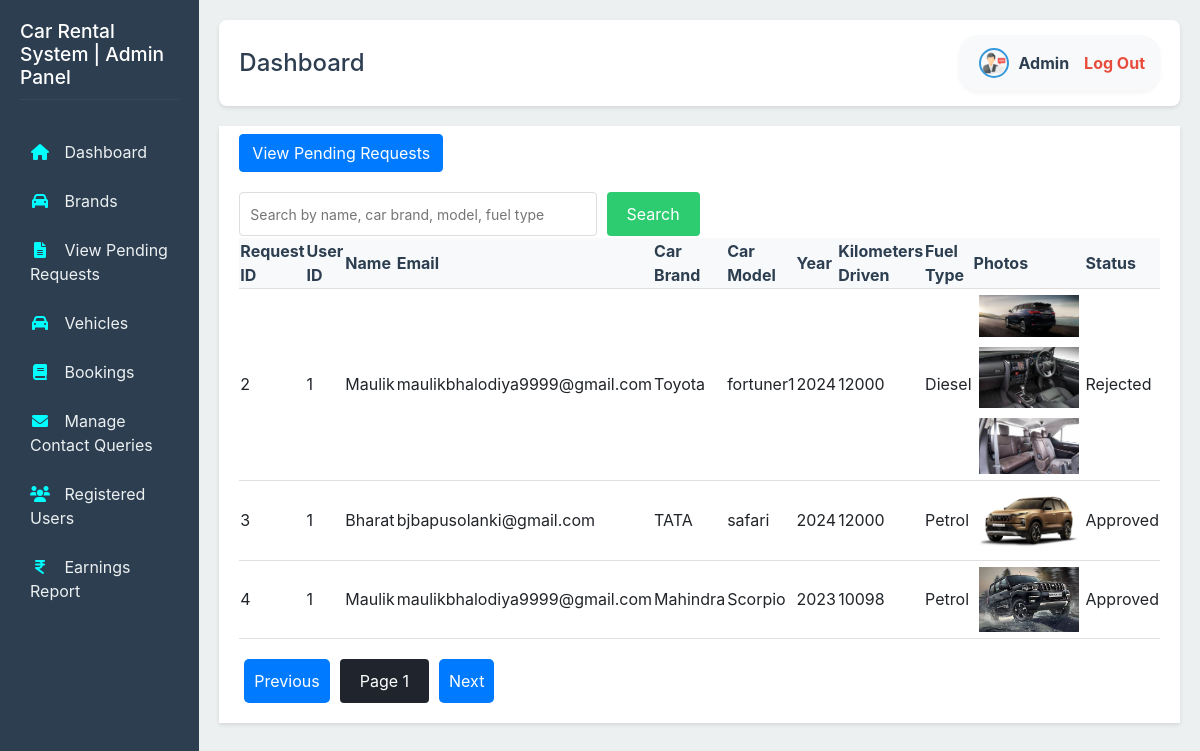
Page /admin/admin_view_requests.php?view=history (signed in) on the committed database.
### tables this page shows
CREATE TABLE `car_rent_requests` (
  `id` int(11) NOT NULL,
  `user_id` int(11) NOT NULL,
  `name` varchar(255) NOT NULL,
  `email` varchar(100) NOT NULL,
  `address` text NOT NULL,
  `car_brand` varchar(255) NOT NULL,
  `car_model` varchar(255) NOT NULL,
  `year` int(11) NOT NULL,
  `kilometers_driven` int(11) NOT NULL,
  `fuel_type` varchar(50) NOT NULL,
  `status` enum('Pending','Approved','Rejected') DEFAULT 'Pending',
  `created_at` timestamp NOT NULL DEFAULT current_timestamp()
);

CREATE TABLE `car_photos` (
  `id` int(11) NOT NULL,
  `request_id` int(11) NOT NULL,
  `photo_path` varchar(255) NOT NULL
);

### admin/admin_view_requests.php (the view, shortened to what this page needs)
<?php
require 'db_connection.php';
$view = isset($_GET['view']) && $_GET['view'] == 'history' ? 'history' : 'pending';
$search = isset($_GET['search']) ? mysqli_real_escape_string($conn, $_GET['search']) : '';
$limit = 3;
$page = isset($_GET['page']) ? (int)$_GET['page'] : 1;
$start = ($page - 1) * $limit;
if ($view === 'history') {
            $sql = "SELECT * FROM car_rent_requests WHERE
            status != 'Pending' AND (
            name LIKE '%$search%' OR
            email LIKE '%$search%' OR
            fuel_type LIKE '%$search%' OR
            car_brand LIKE '%$search%' OR
            car_model LIKE '%$search%')
            LIMIT $start, $limit";
}
$total_sql = "SELECT COUNT(*) as total FROM car_rent_requests WHERE
               (status = 'Pending' AND (
               fuel_type LIKE '%$search%' OR
                email LIKE '%$search%' OR
               name LIKE '%$search%' OR
               car_brand LIKE '%$search%' OR
               car_model LIKE '%$search%')) OR
               (name LIKE '%$search%' OR
               fuel_type LIKE '%$search%' OR
               car_brand LIKE '%$search%' OR
               car_model LIKE '%$search%')";
$total_result = mysqli_query($conn, $total_sql);
$total_row = mysqli_fetch_assoc($total_result);
$total_records = $total_row['total'];
$total_pages = ceil($total_records / $limit);
$result = mysqli_query($conn, $sql);
?>
<!DOCTYPE html>
<html lang="en">
<head>
    <link rel="stylesheet" href="admin-style.css">
    <link rel="stylesheet" href="https://cdnjs.cloudflare.com/ajax/libs/font-awesome/6.0.0-beta3/css/all.min.css">
    <link rel="stylesheet" href="https://stackpath.bootstrapcdn.com/bootstrap/4.5.2/css/bootstrap.min.css">
</head>
<body>
   <?php require('navbar.php')?>
<div class="manage-req">
   <div class="toggle-view">
        <?php if ($view === 'history'): ?>
            <a href="admin_view_requests.php" class="btn btn-primary">View Pending Requests</a>
        <?php else: ?>
            <a href="admin_view_requests.php?view=history" class="btn btn-primary">View All Requests (History)</a>
        <?php endif; ?>
    </div>
    <div class="search-filter" style="margin-top: 20px; width:50%">
        <form action="admin_view_requests.php" method="GET">
            <input type="text" name="search" placeholder="Search by name, car brand, model, fuel type" value="<?php echo htmlspecialchars($search); ?>">
            <button class="submit" type="submit">Search</button>
        </form>
        </div>
        <form action="admin_action.php" method="POST" id="bulkActionForm">
    <?php if (mysqli_num_rows($result) > 0): ?>
        <div class="table-container">
            <table>
                <thead>
                    <tr>
                        <th>Request ID</th>
                        <th>User ID</th>
                        <th>Name</th>
                        <th>Email</th>
                        <th>Car Brand</th>
                        <th>Car Model</th>
                        <th>Year</th>
                        <th>Kilometers Driven</th>
                        <th>Fuel Type</th>
                        <th>Photos</th>
                        <th>Status</th>
                    </tr>
                </thead>
                <tbody>
                    <?php while ($row = mysqli_fetch_assoc($result)): ?>
                        <tr>
                            <td><?php echo htmlspecialchars($row['id']); ?></td>
                            <td><?php echo htmlspecialchars($row['user_id']); ?></td>
                            <td><?php echo htmlspecialchars($row['name']); ?></td>
                            <td><?php echo htmlspecialchars($row['email']); ?></td>
                            <td><?php echo htmlspecialchars($row['car_brand']); ?></td>
                            <td><?php echo htmlspecialchars($row['car_model']); ?></td>
                            <td><?php echo htmlspecialchars($row['year']); ?></td>
                            <td><?php echo htmlspecialchars($row['kilometers_driven']); ?></td>
                            <td><?php echo htmlspecialchars($row['fuel_type']); ?></td>
                            <td>
                                <?php
                                $photos_query = "SELECT * FROM car_photos WHERE request_id = " . intval($row['id']);
                                $photos_result = mysqli_query($conn, $photos_query);
                                if ($photos_result && mysqli_num_rows($photos_result) > 0) {
                                    while ($photo = mysqli_fetch_assoc($photos_result)) {
                                        echo '<img src="' . htmlspecialchars($photo['photo_path']) . '" alt="Car Photo" onclick="showModal(this)">';
                                    }
                                } else {
                                    echo "No photos available.";
                                }
                                ?>
                            </td>
                            <td><?php echo htmlspecialchars($row['status']); ?></td>
                        </tr>
                    <?php endwhile; ?>
                </tbody>
            </table>
        </div>
    <?php else: ?>
        <p>No car rental requests found.</p>
    <?php endif; ?>
</form>
    <div class="pagination">
        <a href="?search=<?php echo urlencode($search); ?>&view=<?php echo $view; ?>&page=<?php echo ($page > 1) ? $page - 1 : 1; ?>" class="prev-btn">Previous</a>
        <span class="current-page">Page <?php echo $page; ?></span>
        <a href="?search=<?php echo urlencode($search); ?>&view=<?php echo $view; ?>&page=<?php echo ($page < $total_pages) ? $page + 1 : $total_pages; ?>" class="next-btn">Next</a>
    </div>
        </div>
</body>
</html>

### admin/admin-style.css (style rules this page uses)
body { font-family: 'Segoe UI', Tahoma, Geneva, Verdana, sans-serif; margin: 0; padding: 0; display: flex; background-color: #f0f4f8; }
.table-container { overflow-x: auto; margin-top: 0.1rem; }
.search-filter form { display: flex; gap: 10px; }
.search-filter input, .search-filter select { padding: 10px; border: 1px solid #ddd; border-radius: 4px; font-size: 14px; }
.search-filter input[type="text"] { flex-grow: 1; }
.search-filter button { background-color: #2ecc71; color: white; border: none; padding: 10px 20px; border-radius: 4px; cursor: pointer; transition: background-color 0.3s ease; }
.pagination { margin-top: 20px; text-align: center; }
.pagination a, .pagination span { display: inline-block; padding: 10px 20px; margin: 0 5px; border-radius: 4px; text-decoration: none; color: #fff; background-color: #3498db; transition: background-color 0.3 ease; }
.pagination .current-page { background-color: #1f242d; }

### admin/admin_view_requests.php (style rules this page uses)
.manage-req { background-color: #ffffff; padding: 20px; padding-top: 8px; */ border-radius: 8px; box-shadow: 0 2px 4px rgba(0, 0, 0, 0.1); }
.table-container { overflow-x: auto; margin-top: 0.1rem; }
.manage-req table { width: 100%; border-collapse: collapse; }
.manage-req th, .manage-req td { text-align: left; border-bottom: 1px solid #e0e0e0; }
.manage-req th { background-color: #f8f9fa; color: #2c3e50; font-weight: bold; }
img { max-width: 100px; height: auto; margin: 5px; cursor: pointer; }
.pagination { margin-top: 20px; }
.pagination a { padding: 10px; margin: 0 5px; background-color: #007bff; color: white; text-decoration: none; border-radius: 5px; }

### rows in the picture
car_rent_requests: id "2", user "1", name "Maulik", email "maulikbhalodiya9999@gmail.com", car_brand "Toyota", car_model "fortuner1", year "2024", kilometers_driven "12000", fuel_type "Diesel", status "Rejected"
car_photos: photo_path (picture)
car_photos: photo_path (picture)
car_photos: photo_path (picture)
car_rent_requests: id "3", user "1", name "Bharat", email "bjbapusolanki@gmail.com", car_brand "TATA", car_model "safari", year "2024", kilometers_driven "12000", fuel_type "Petrol", status "Approved"
car_photos: photo_path (picture)
car_rent_requests: id "4", user "1", name "Maulik", email "maulikbhalodiya9999@gmail.com", car_brand "Mahindra", car_model "Scorpio", year "2023", kilometers_driven "10098", fuel_type "Petrol", status "Approved"
car_photos: photo_path (picture)

### other values in the picture
$page "1"
